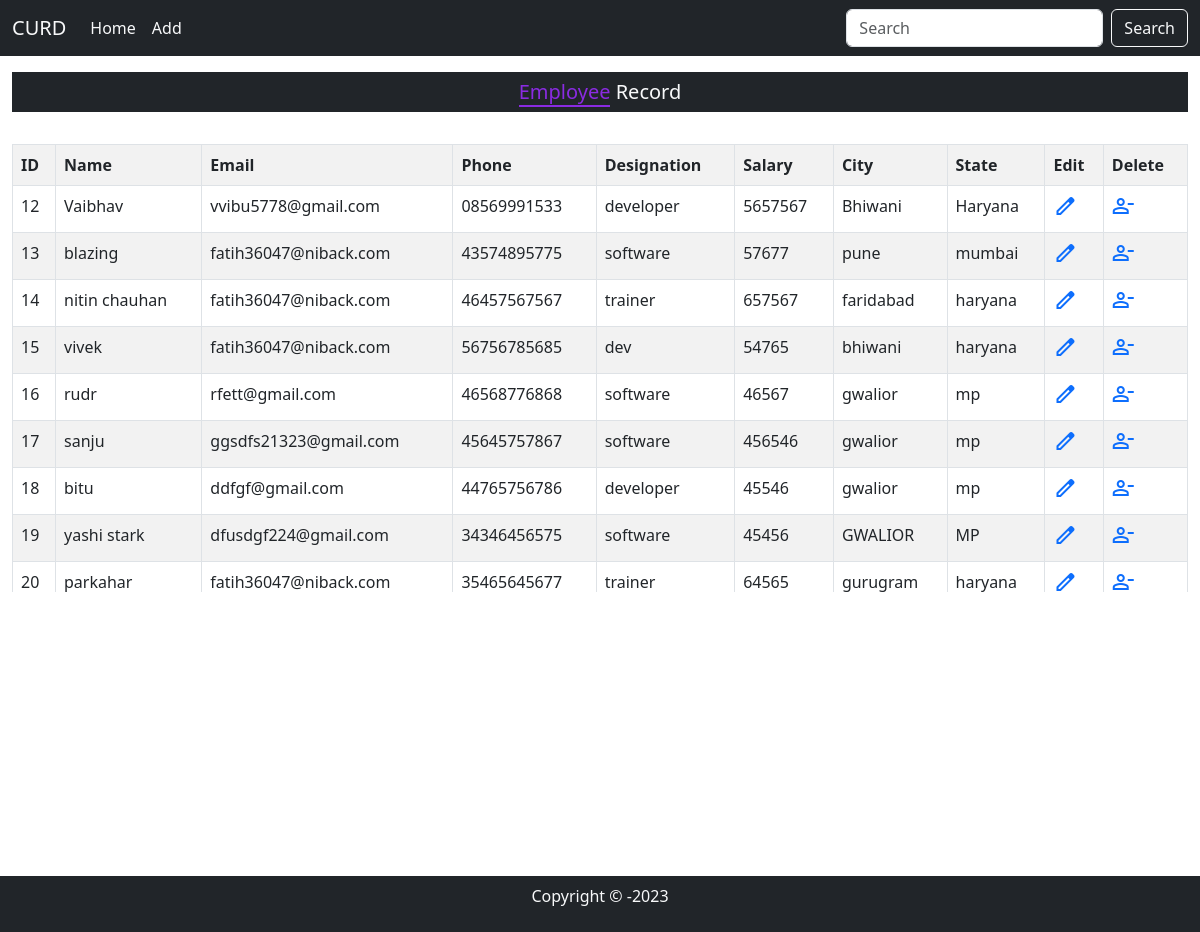
The page / on the database its author committed.
### mainApp/models.py (models this page shows, shortened)
class Employee(models.Model):
    id = models.AutoField(primary_key=True)
    name = models.CharField(max_length=20)
    email = models.EmailField(max_length=20)
    phone = models.CharField(max_length=3)
    dsg = models.CharField(max_length=20)
    salary = models.IntegerField()
    city = models.CharField(max_length=30, null=True, blank=True, default="")
    state = models.CharField(max_length=30, null=True, blank=True, default="")

### mainApp/views.py (the view)
# urls.py: path("",views.homePage),
def homePage(Request):
    data = Employee.objects.all()
    return render(Request, "index.html", {"data": data})

### mainApp/templates/index.html (shortened to what this page needs)
{% load static %}
<!DOCTYPE html>
<html lang="en">
<head>
    <link rel="stylesheet" href="{% static '/css/style.css' %}">
    <link href="https://cdn.jsdelivr.net/npm/bootstrap@5.3.0/dist/css/bootstrap.min.css" rel="stylesheet"
>
</head>
<body>
    <nav class="navbar navbar-expand-lg bg-dark sticky-top">
        <div class="container-fluid">
            <a class="navbar-brand text-light" href="">CURD</a>
            <div class="collapse navbar-collapse" id="navbarSupportedContent">
                <ul class="navbar-nav me-auto mb-2 mb-lg-0">
                    <li class="nav-item">
                        <a class="nav-link active text-light" aria-current="page" href="/">Home</a>
                    </li>
                    <li class="nav-item">
                        <a class="nav-link text-light" href="/add/">Add</a>
                    </li>
                </ul>
                <form class="d-flex" role="search" action="/search/" method="post">
                    <input class="form-control me-2" type="search" placeholder="Search" name="search" aria-label="Search">
                    <button class="btn btn-outline-light text-light btn-dark" type="submit">Search</button>
                </form>
            </div>
        </div>
    </nav>
    {% block data %}
    <div class="container-fluid my-3">
        <div class="mid-section">
            <h5 class="bg-dark text-light text-center p-2"><span
                    style="color: blueviolet; border-bottom: 2px solid blueviolet;">Employee</span> Record</h5>
            <br>
            <table class="table table-bordered bg-dark text-light table-striped overflow-x-auto">
                <tr>
                    <th>ID</th>
                    <th>Name</th>
                    <th>Email</th>
                    <th>Phone</th>
                    <th>Designation</th>
                    <th>Salary</th>
                    <th>City</th>
                    <th>State</th>
                    <th>Edit</th>
                    <th>Delete</th>
                </tr>
                {% for item in data %}
                <tr>
                    <td>{{item.id}}</td>
                    <td>{{item.name}}</td>
                    <td>{{item.email}}</td>
                    <td>{{item.phone}}</td>
                    <td>{{item.dsg}}</td>
                    <td>{{item.salary}}</td>
                    <td>{{item.city}}</td>
                    <td>{{item.state}}</td>
                    <td><a href="/edit/{{item.id}}/"><span class="material-symbols-outlined">
                            </span></a></td>
                    <td> <a href="/delete/{{item.id}}/"><span class="material-symbols-outlined">
                            </span></a></td>
                </tr>
                {% endfor %}
            </table>
        </div>
    </div>
    {% endblock %}
    <footer class="fixed-bottom bg-dark text-light text-center p-2">
        <p>Copyright &#169; -2023</p>
    </footer>
</body>
</html>

### mainApp/static/css/style.css (style rules this page uses)
.mid-section { height: 520px; overflow-y: auto; overflow-x: auto; }

### rows shown on the page
Employee: id "12", name "Vaibhav", email "vvibu5778@gmail.com", phone "08569991533", dsg "developer", salary "5657567", city "Bhiwani", state "Haryana"
Employee: id "13", name "blazing", email "fatih36047@niback.com", phone "43574895775", dsg "software", salary "57677", city "pune", state "mumbai"
Employee: id "14", name "nitin chauhan", email "fatih36047@niback.com", phone "46457567567", dsg "trainer", salary "657567", city "faridabad", state "haryana"
Employee: id "15", name "vivek", email "fatih36047@niback.com", phone "56756785685", dsg "dev", salary "54765", city "bhiwani", state "haryana"
Employee: id "16", name "rudr", email "rfett@gmail.com", phone "46568776868", dsg "software", salary "46567", city "gwalior", state "mp"
Employee: id "17", name "sanju", email "ggsdfs21323@gmail.com", phone "45645757867", dsg "software", salary "456546", city "gwalior", state "mp"
Employee: id "18", name "bitu", email "ddfgf@gmail.com", phone "44765756786", dsg "developer", salary "45546", city "gwalior", state "mp"
Employee: id "19", name "yashi stark", email "dfusdgf224@gmail.com", phone "34346456575", dsg "software", salary "45456", city "GWALIOR", state "MP"
Employee: id "20", name "parkahar", email "fatih36047@niback.com", phone "35465645677", dsg "trainer", salary "64565", city "gurugram", state "haryana"
